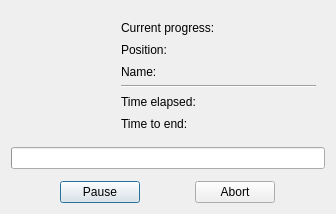
<?xml version="1.0" encoding="UTF-8"?>
<ui version="4.0">
 <class>Dialog</class>
 <widget class="QDialog" name="Dialog">
  <property name="geometry">
   <rect>
    <x>0</x>
    <y>0</y>
    <width>336</width>
    <height>214</height>
   </rect>
  </property>
  <property name="windowTitle">
   <string>Blofeld dump</string>
  </property>
  <property name="modal">
   <bool>true</bool>
  </property>
  <layout class="QGridLayout" name="gridLayout_2">
   <item row="0" column="0">
    <widget class="QWidget" name="mainWidget" native="true">
     <property name="minimumSize">
      <size>
       <width>0</width>
       <height>20</height>
      </size>
     </property>
     <layout class="QGridLayout" name="gridLayout">
      <item row="4" column="2">
       <widget class="QLabel" name="elapsedLbl">
        <property name="text">
         <string/>
        </property>
       </widget>
      </item>
      <item row="5" column="1">
       <widget class="QLabel" name="label_5">
        <property name="text">
         <string>Time to end:</string>
        </property>
       </widget>
      </item>
      <item row="5" column="2">
       <widget class="QLabel" name="etaLbl">
        <property name="text">
         <string/>
        </property>
       </widget>
      </item>
      <item row="0" column="1">
       <widget class="QLabel" name="infoLbl">
        <property name="text">
         <string>Current progress:</string>
        </property>
        <property name="wordWrap">
         <bool>true</bool>
        </property>
       </widget>
      </item>
      <item row="1" column="2">
       <widget class="QLabel" name="posLbl">
        <property name="text">
         <string/>
        </property>
       </widget>
      </item>
      <item row="1" column="1">
       <widget class="QLabel" name="label_2">
        <property name="text">
         <string>Position:</string>
        </property>
       </widget>
      </item>
      <item row="2" column="2">
       <widget class="QLabel" name="nameLbl">
        <property name="text">
         <string/>
        </property>
       </widget>
      </item>
      <item row="3" column="1" colspan="2">
       <widget class="Line" name="line">
        <property name="orientation">
         <enum>Qt::Horizontal</enum>
        </property>
       </widget>
      </item>
      <item row="4" column="1">
       <widget class="QLabel" name="label">
        <property name="text">
         <string>Time elapsed:</string>
        </property>
       </widget>
      </item>
      <item row="0" column="0" rowspan="6">
       <widget class="Waiter" name="waiter" native="true"/>
      </item>
      <item row="2" column="1">
       <widget class="QLabel" name="label_4">
        <property name="text">
         <string>Name:</string>
        </property>
       </widget>
      </item>
     </layout>
    </widget>
   </item>
   <item row="1" column="0">
    <widget class="QProgressBar" name="progressBar">
     <property name="format">
      <string>%v/%m</string>
     </property>
    </widget>
   </item>
   <item row="2" column="0">
    <widget class="QWidget" name="buttonBox" native="true">
     <property name="sizePolicy">
      <sizepolicy hsizetype="Preferred" vsizetype="Maximum">
       <horstretch>0</horstretch>
       <verstretch>0</verstretch>
      </sizepolicy>
     </property>
     <layout class="QHBoxLayout" name="horizontalLayout">
      <property name="leftMargin">
       <number>0</number>
      </property>
      <property name="topMargin">
       <number>6</number>
      </property>
      <property name="rightMargin">
       <number>0</number>
      </property>
      <property name="bottomMargin">
       <number>0</number>
      </property>
      <item>
       <widget class="QPushButton" name="pauseBtn">
        <property name="sizePolicy">
         <sizepolicy hsizetype="Maximum" vsizetype="Fixed">
          <horstretch>0</horstretch>
          <verstretch>0</verstretch>
         </sizepolicy>
        </property>
        <property name="text">
         <string>Pause</string>
        </property>
        <property name="icon">
         <iconset theme="media-playback-pause">
          <normaloff/>
         </iconset>
        </property>
        <property name="checkable">
         <bool>true</bool>
        </property>
       </widget>
      </item>
      <item>
       <widget class="QPushButton" name="abortBtn">
        <property name="sizePolicy">
         <sizepolicy hsizetype="Maximum" vsizetype="Fixed">
          <horstretch>0</horstretch>
          <verstretch>0</verstretch>
         </sizepolicy>
        </property>
        <property name="text">
         <string>Abort</string>
        </property>
        <property name="icon">
         <iconset theme="process-stop">
          <normaloff/>
         </iconset>
        </property>
       </widget>
      </item>
     </layout>
    </widget>
   </item>
  </layout>
 </widget>
 <customwidgets>
  <customwidget>
   <class>Waiter</class>
   <extends>QWidget</extends>
   <header>bigglesworth.widgets</header>
   <container>1</container>
  </customwidget>
 </customwidgets>
 <resources/>
 <connections/>
</ui>
